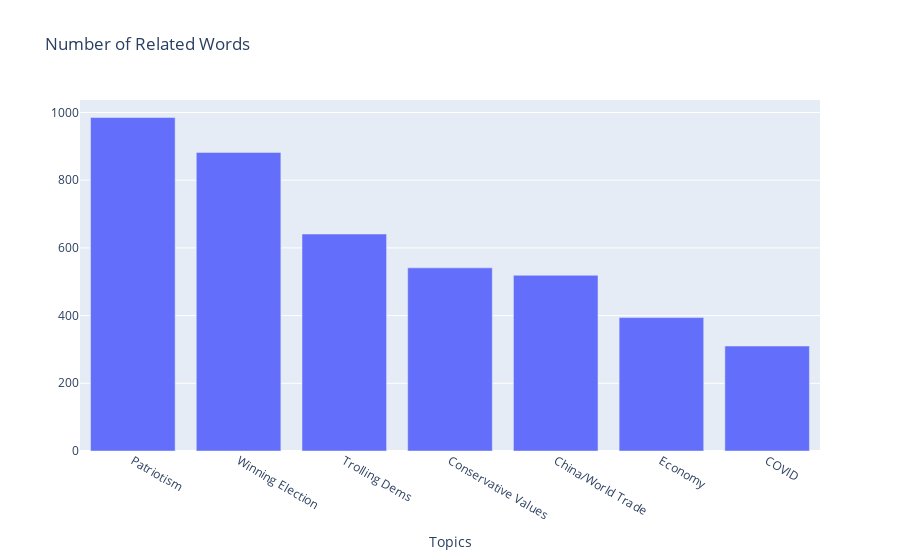

The notebook cell this image was saved under:
### Code cell
fig = px.bar(data_frame=df_topic, x='Topics', y='Number of Related Words', title='Number of Related Words', labels={'Number of Related Words':''})
fig.show();

### Figure 1 — Plotly figure (JSON) as saved in the notebook; plotly's stock layout.template omitted (floating-point values rounded to 4 significant figures)
{"data": [{"alignmentgroup": "True", "hovertemplate": "Topics=%{x}<br>=%{y}<extra></extra>", "legendgroup": "", "marker": {"color": "#636efa"}, "name": "", "offsetgroup": "", "orientation": "v", "showlegend": false, "textposition": "auto", "type": "bar", "x": ["Patriotism", "Winning Election", "Trolling Dems", "Conservative Values", "China/World Trade", "Economy", "COVID"], "xaxis": "x", "y": [985, 882, 641, 541, 519, 394, 310], "yaxis": "y"}], "layout": {"barmode": "relative", "legend": {"tracegroupgap": 0}, "title": {"text": "Number of Related Words"}, "xaxis": {"anchor": "y", "domain": [0, 1], "title": {"text": "Topics"}}, "yaxis": {"anchor": "x", "domain": [0, 1], "title": {"text": ""}}}}
